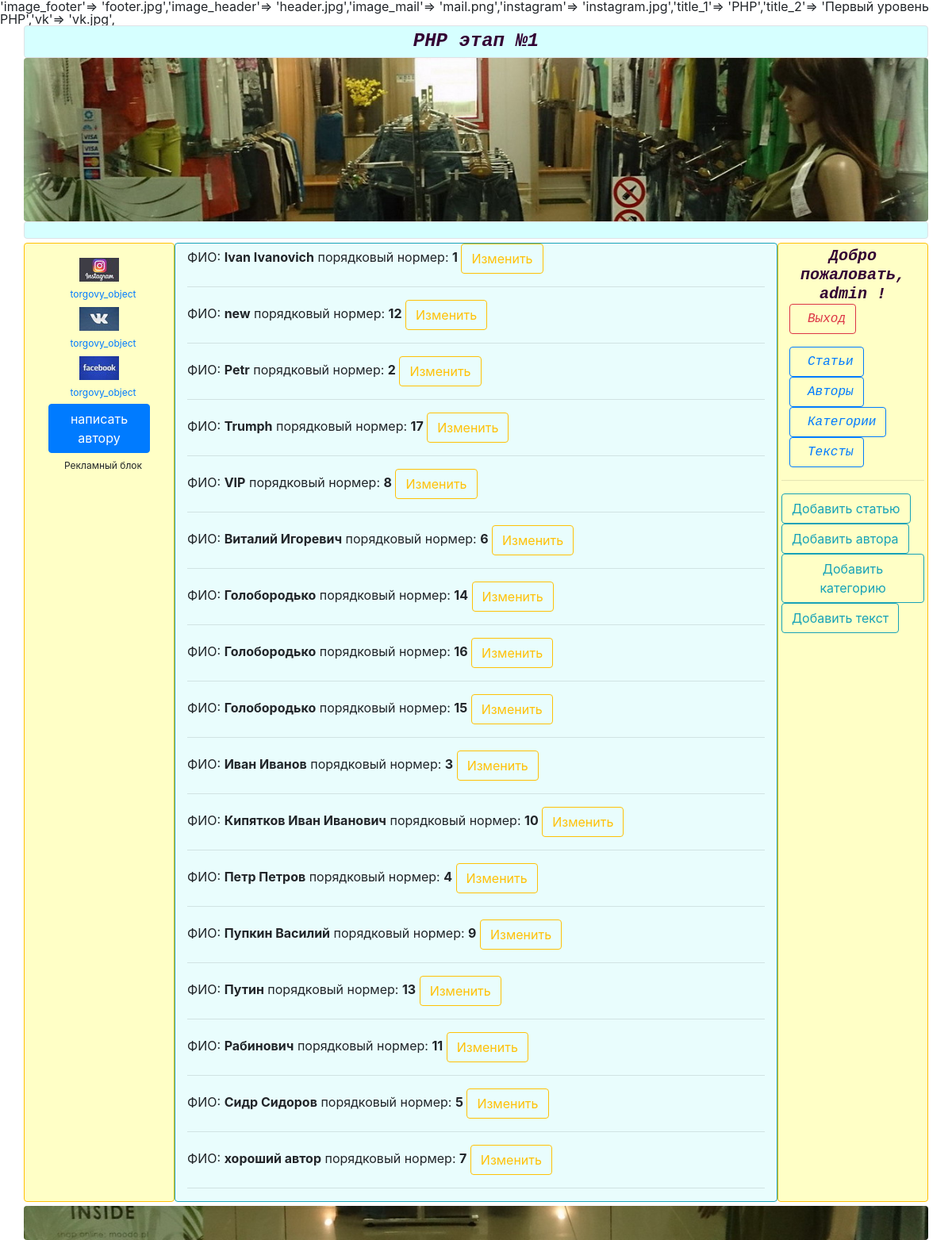
The app's page /users (signed in) with its own data.
### tables this page shows
CREATE TABLE `users` (
  `id_user` int(11) NOT NULL,
  `name` varchar(30) NOT NULL
);

### c/users.php (called while the page is built, shortened)
<?php
$isAuth = isAuth();
	$query = select_table(' name, id_user ', ' users ', " ORDER BY name ");
	$users= $query->fetchAll();
				$inner = template('v_users',  [
				'isAuth' => $isAuth,
				'users' => $users
			]);
?>

### m/system.php (called while the page is built, shortened)
<?php
function template($filename, $vars = [])
{
extract($vars);
include "v/$filename.php";
return ob_get_clean();
}

### m/auth.php (called while the page is built, shortened)
<?php
function isAuth(){
	$isAuth = false;
	if((isset($_SESSION['is_auth']))  && ($_SESSION['is_auth']))
	{
		$isAuth = true;
	}
	elseif(isset($_COOKIE['login']) && isset($_COOKIE['password']))
	{
		if(($_COOKIE['login'] == 'admin') &&  ($_COOKIE['password'] == myhash('admin')))
		{
			$_SESSION['is_auth'] = true;
			$isAuth = true;
		}
	}
	return $isAuth;
}

### v/v_users.php (the view)
<?php
	foreach ($users as $user) {
		$id_user = $user['id_user'];
		?>
		<span>ФИО: <strong><?=$user['name']?></strong></span>
		<span>порядковый нормер: </span><strong> <?=$user['id_user']?></strong>
		<?php if($isAuth) { ?>
				<a class="btn btn-outline-warning" href="<?php echo ROOT?>edit-user/<?=$id_user?>">Изменить</a>
		<?php }  ?>
		<hr>
	<?php	}

### records on screen
users: name "Ivan Ivanovich", id_user "1"
users: name "new", id_user "12"
users: name "Petr", id_user "2"
users: name "Trumph", id_user "17"
users: name "VIP", id_user "8"
users: name "Виталий Игоревич", id_user "6"
users: name "Голобородько", id_user "14"
users: name "Голобородько", id_user "16"
users: name "Голобородько", id_user "15"
users: name "Иван Иванов", id_user "3"
users: name "Кипятков Иван Иванович", id_user "10"
users: name "Петр Петров", id_user "4"
users: name "Пупкин Василий", id_user "9"
users: name "Путин", id_user "13"
users: name "Рабинович", id_user "11"
users: name "Сидр Сидоров", id_user "5"
users: name "хороший автор", id_user "7"

### other values on screen
$texts "'image_header'=> 'header.jpg',"
$texts "'image_mail'=> 'mail.png',"
$texts "'instagram'=> 'instagram.jpg',"
$texts "'title_1'=> 'PHP',"
$texts "'title_2'=> 'Первый уровень PHP',"
$texts "'vk'=> 'vk.jpg',"
$login "admin"
